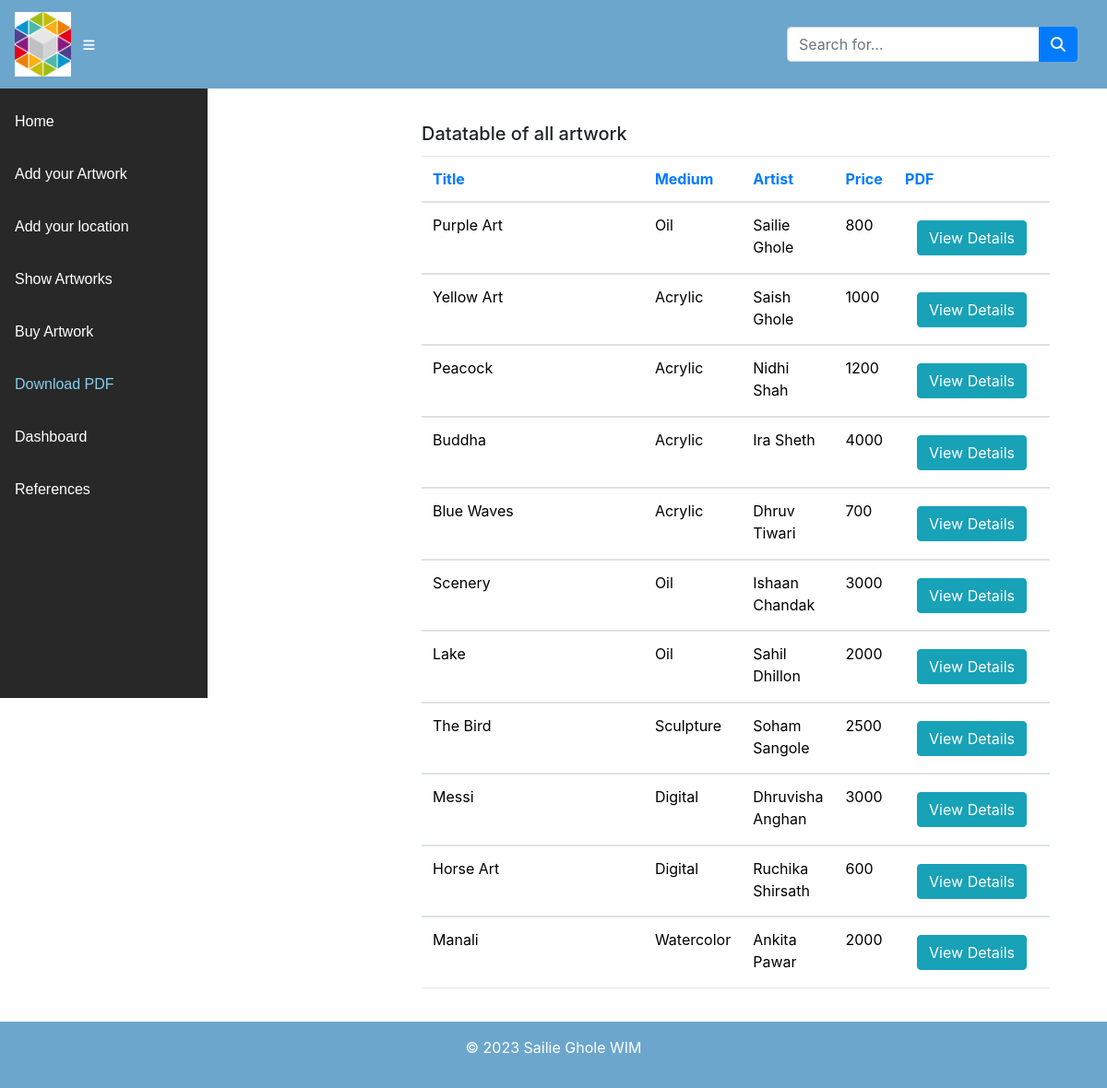
/displayDatat, run on the app's committed database.
### form/models.py (models this page shows, shortened)
class Artwork(models.Model):
    email = models.EmailField(default="")
    fname = models.CharField(max_length=100)
    lname = models.CharField(max_length=100)
    gender = models.CharField(max_length=20)
    phone = models.IntegerField(null=True)
    url = models.CharField(max_length=500)
    medium = models.CharField(max_length=50)
    title = models.CharField(max_length=50)
    bio = models.CharField(max_length=200)
    price = models.CharField(max_length=25 , blank=True)
    image = models.ImageField(upload_to='form_images', null=True, blank=True)
    location = models.CharField(max_length=100)

### form/views.py (the view)
# urls.py: path('displayDatat', views.displayDatat, name='displayDatat'),
def displayDatat(request):
    all_artworks = Artwork.objects.all()
    context = {'all_artworks':all_artworks}
    return render(request,'form/displayDatat.html',context)

### form/templates/form/displayDatat.html (shortened to what this page needs)
<!DOCTYPE html>
<html lang="en">
{% load static %}
<head>
    <link rel="stylesheet" href="{% static 'css/form.css' %}">
    <link rel="stylesheet" href="https://stackpath.bootstrapcdn.com/bootstrap/4.1.3/css/bootstrap.min.css">
    <link rel="stylesheet" type="text/css" href="//cdn.datatables.net/1.10.12/css/jquery.dataTables.min.css" />
    <link href="{% static 'vendor/datatables/dataTables.bootstrap4.css' %}" rel="stylesheet">
    <link rel="stylesheet" href="{% static 'css/bootstrap.min.css' %}">
    <link rel="stylesheet" href="{% static 'fonts/font-awesome-4.7.0/css/font-awesome.min.css' %}">
        <link href="{% static 'css/sb-admin.css' %}" rel="stylesheet">
        <link href="{% static 'css/displayData.css' %}" rel="stylesheet">
     <link rel="stylesheet" href="https://stackpath.bootstrapcdn.com/bootstrap/4.1.3/css/bootstrap.min.css">
    <link rel="stylesheet" type="text/css" href="//cdn.datatables.net/1.10.12/css/jquery.dataTables.min.css" />
    <link href="{% static 'vendor/datatables/dataTables.bootstrap4.css' %}" rel="stylesheet">
    <link rel="stylesheet" href="{% static 'css/bootstrap.min.css' %}">
    <link rel="stylesheet" href="{% static 'fonts/font-awesome-4.7.0/css/font-awesome.min.css' %}">
        <link href="{% static 'css/sb-admin.css' %}" rel="stylesheet">
        <link href="{% static 'css/form.css' %}" rel="stylesheet">
</head>
<body id="page-top" style="background-color:">
    <nav class="navbar navbar-expand navbar-dark fixed-top" style="background-color: #6ca6cd">
            <a class="navbar-brand mr-1 text-primary" href="#">
            <img src="{% static "images/logo.png" %}"  height="70" alt="MotechApp">
          </a>
        <button class="btn btn-link btn-sm text-white order-1 order-sm-0" id="sidebarToggle" href="#">
            <i class="fa fa-bars"></i>
        </button>
    <form class="d-none d-md-inline-block form-inline ml-auto mr-0 mr-md-3 my-2 my-md-0" action="" method="GET">
            <div class="input-group">
                <input type="text" name="q" class="form-control" placeholder="Search for..." aria-label="Search" aria-describedby="basic-addon2">
                <div class="input-group-append">
                    <button class="btn btn-primary" type="submit">
                        <i class="fa fa-search"></i>
                    </button>
                </div>
            </div>
        </form>
    </nav>
<div id="wrapper" style="padding-top: 13px;">
    <ul class="sidebar navbar-nav" style="padding-top: 90px; height: 100%; width: 700px">
        <li class="nav-item">
            <a class="nav-link" href="{% url 'home' %}">
                <span style="color: white">Home</span>
            </a>
        </li>
        <li class="nav-item">
            <a class="nav-link" href="{% url 'formInput' %}">
                <span style="color: white">Add your Artwork</span>
            </a>
        </li>
        <li class="nav-item">
            <a class="nav-link" href="{% url 'map' %}">
                <span style="color: white">Add your location</span>
            </a>
        </li>
        <li class="nav-item">
            <a class="nav-link" href="{% url 'showData' %}">
                <span style="color: white">Show Artworks</span>
            </a>
        </li>
        <li class="nav-item">
            <a class="nav-link" href="{% url 'displayData' %}">
                <span style="color: white">Buy Artwork</span>
            </a>
        </li>
        <li class="nav-item">
            <a class="nav-link" href="{% url 'displayDatat' %}">
                <span style="color: skyblue">Download PDF</span>
            </a>
        </li>
        <li class="nav-item ">
            <a class="nav-link" href="{% url 'studentsView' %}">
                <span style="color: white">Dashboard</span>
            </a>
        </li>
        <li class="nav-item dropdown no-arrow">
            <a class="nav-link dropdown-toggle" data-toggle="dropdown" aria-haspopup="true" aria-expanded="false" href="">
                    <span style="color: white">References</span>
            </a>
        </li>
    </ul>
    <div class="page-table page-container" id="page-content">
        <div class="padding">
            <div class="tablet row container d-flex justify-content-center">
                <section class="section ">
                    <div class="row">
                        <div class="col-lg-12">
                            <div class="card mt-200">
                                <div class="card-body">
                                    <h5 class="card-title">Datatable of all artwork</h5>
                                            <div class="datatable-container">
                                                <table class="table datatable datatable-table">
                                                    <thead>
                                                        <tr>
                                                            <th data-sortable="true" aria-sort="ascending" class="datatable-ascending" style="width: 100.65410199556541%;">
                                                                <a href="#" class="datatable-sorter">Title</a></th>
                                                            <th data-sortable="true" style="width: 100.80487804878049%;">
                                                                <a href="#" class="datatable-sorter">Medium</a></th>
                                                            <th data-sortable="true" style="width: 200.201773835920177%;">
                                                                <a href="#" class="datatable-sorter">Artist</a></th>
                                                            <th data-sortable="true" style="width: 100.290465631929045%;">
                                                                <a href="#" class="datatable-sorter">Price</a></th>
                                                            <th data-sortable="true" style="width: 100.290465631929045%;">
                                                                <a href="#" class="datatable-sorter">PDF</a></th>
                                                        </tr>
                                                        </thead>
                                                        {% for artwork in all_artworks %}
                                                        <tbody>
                                                            <tr data-index="0">
                                                                <td>{{artwork.title}}</td><td>{{artwork.medium}}</td><td>{{artwork.fname}} {{artwork.lname}}</td><td>{{artwork.price}}</td>
                                                                <td>
                                                                    <button class="btn ">
                                                                        <a class="btn btn-info" href="pdf_view/{{artwork.fname}}" target="_blank">View Details</a>
                                                                    </button>
                                                                </td>
                                                            </tr>
                                                        </tbody>
                                                        {% endfor %}
                                                </table>
                                            </div>
                                </div>
                            </div>
                         </div>
                    </div>
                </section>
            </div>
        </div>
    </div>
</div>
<footer class="text-white text-center py-3" style="background-color:#6ca6cd">
    <div class="container">
        <p>&copy; 2023 Sailie Ghole WIM</p>
    </div>
  </footer>
</body>
</html>

### form/static/css/form.css (style rules this page uses)
* { margin: 0; padding: 0; }
html { height: 100%; }
.card { z-index: 0; border: none; border-radius: 0.5rem; position: relative; }

### form/static/css/displayData.css (style rules this page uses)
html, body { overflow-x: hidden; }
.page-table { width: 1000px; padding-left: 200px; }
.tablet { padding-top: 100px; }

### data on the page
Artwork: title "Purple Art", medium "Oil", fname "Sailie", lname "Ghole", price "800"
Artwork: title "Yellow Art", medium "Acrylic", fname "Saish", lname "Ghole", price "1000"
Artwork: title "Peacock", medium "Acrylic", fname "Nidhi", lname "Shah", price "1200"
Artwork: title "Buddha", medium "Acrylic", fname "Ira", lname "Sheth", price "4000"
Artwork: title "Blue Waves", medium "Acrylic", fname "Dhruv", lname "Tiwari", price "700"
Artwork: title "Scenery", medium "Oil", fname "Ishaan", lname "Chandak", price "3000"
Artwork: title "Lake", medium "Oil", fname "Sahil", lname "Dhillon", price "2000"
Artwork: title "The Bird", medium "Sculpture", fname "Soham", lname "Sangole", price "2500"
Artwork: title "Messi", medium "Digital", fname "Dhruvisha", lname "Anghan", price "3000"
Artwork: title "Horse Art", medium "Digital", fname "Ruchika", lname "Shirsath", price "600"
Artwork: title "Manali", medium "Watercolor", fname "Ankita", lname "Pawar", price "2000"
